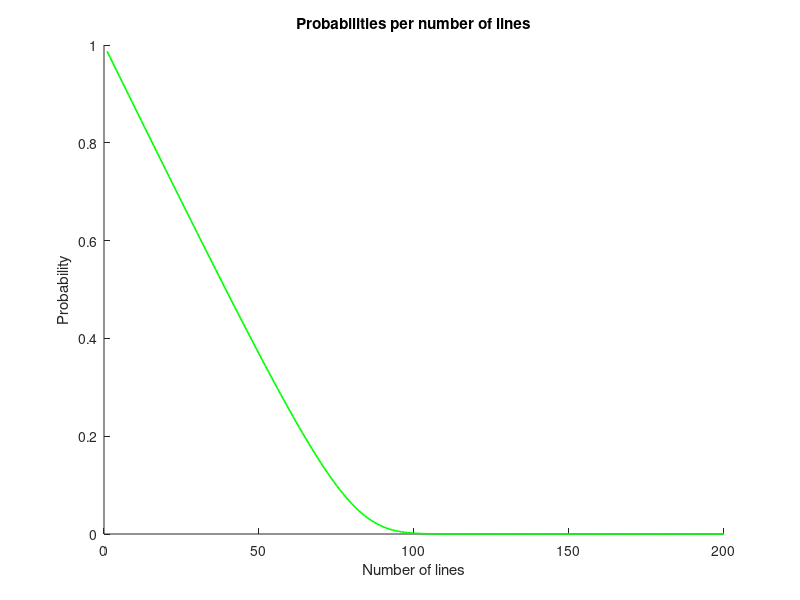

Write the MATLAB code that produced this figure.
clc;
clear all;
close all;
pkg load queueing;

function res = erlangb_iterative (p,c)
  beta = 1;
  for i = 1:c
    beta = (p * beta)/((p * beta) + i);
  endfor
  res = beta;
endfunction

p1 = 200*(23/60);
xstate = 1:200;
for k = 1:200
  to_plot(k) = erlangb_iterative(p1,k);
endfor
figure(1);
hold on;
title("Probabilities per number of lines");
xlabel("Number of lines");
ylabel("Probability");
plot(xstate,to_plot,'g',"linewidth",1.2);

for i = 1:200 
  if (to_plot(i) < 0.01)
    minlines = i;
    display(minlines);
    break;
  endif
endfor
